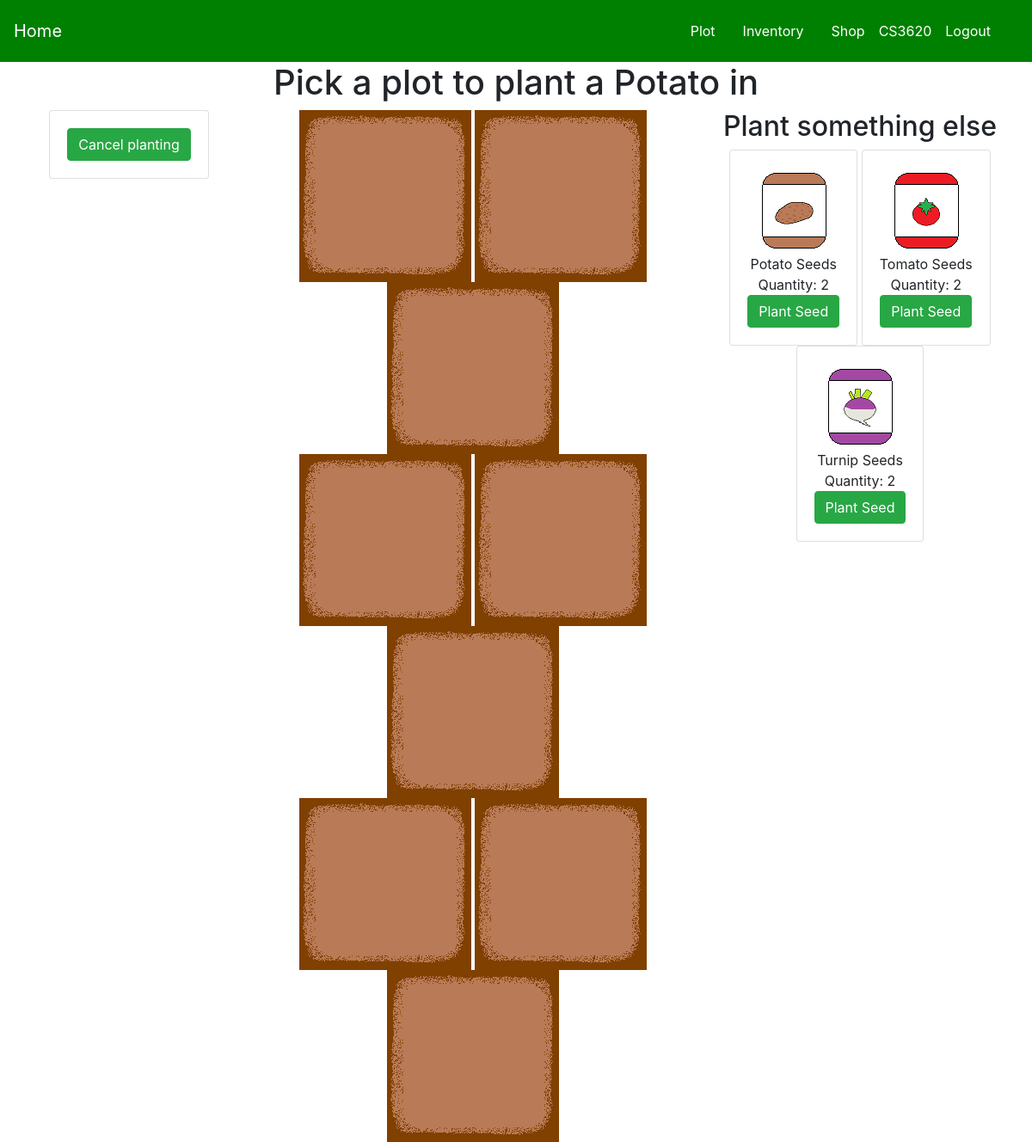
The page /plant/Potato (signed in) on the database its author committed.
### farm/models.py (models this page shows, shortened)
class Item(models.Model):
    item_name = models.CharField(max_length=200)
    item_type = models.CharField(max_length=100, default='Seeds')
    plant_type = models.CharField(max_length=100, default='Turnip')
    item_cost = models.IntegerField()
    item_image = models.ImageField(upload_to='images/items', default='/images/items/none.jpg')

class Plot(models.Model):
    user_name = models.ForeignKey(User, on_delete=models.CASCADE, default=1)
    plot_plant = models.CharField(max_length=200, default="None")
    plot_growth = models.IntegerField(default=0)
    plot_watered = models.BooleanField(default=False)
    plot_image = models.ImageField(upload_to='images/plots', default='/images/plots/dirt.png')
    water_time = models.DateTimeField(default=timezone.now)
    growth_time = models.DateTimeField(default=timezone.now)

class InventoryItem(models.Model):
    user_name = models.ForeignKey(User, on_delete=models.CASCADE, default=1)
    item = models.ForeignKey(Item, on_delete=models.CASCADE, default=1)
    item_quantity = models.IntegerField()

### farm/views.py (the view)
# urls.py: path('plant/<str:plant_type>', farm_views.plant, name='plant'),
@login_required
def plant(request, plant_type):
    plots = Plot.objects.all().order_by('id').filter(user_name=request.user.id)
    items = InventoryItem.objects.all().order_by('item__item_name').filter(user_name=request.user.id,
                                                                           item__item_type='Seeds')
    watered_countdown(request)
    growth_countdown(request)
    return render(request, 'farm/plant.html', {'plots': plots, 'plant_type': plant_type, 'items': items})

### farm/views.py (called while the page is built)
def growth_countdown(request):
    plots = Plot.objects.all().order_by('id').filter(user_name=request.user.id)
    for plot_object in plots:
        if 3 > plot_object.plot_growth > 0 and plot_object.growth_time <= timezone.now():
            plot_object.plot_growth += 1
            if plot_object.plot_growth == 2:
                plot_object.plot_image = f'images/plots/{plot_object.plot_plant}_seedling.png'
                plot_object.growth_time += datetime.timedelta(minutes=2)
            elif plot_object.plot_growth == 3:
                plot_object.plot_image = f'images/plots/{plot_object.plot_plant}_harvest.png'
            plot_object.save()

def watered_countdown(request):
    plots = Plot.objects.all().order_by('id').filter(user_name=request.user.id)
    for plot_object in plots:
        if plot_object.plot_watered and plot_object.water_time <= timezone.now():
            plot_object.plot_watered = False
            plot_object.save()

### farm/templates/farm/plant.html (shortened to what this page needs)
{% extends 'farm/base.html' %}
{% block body %}
    <h1>Pick a plot to plant a {{ plant_type }} in</h1>
    <div class="row">
        <div class="col-md-3">
            <div class="card">
                <div class="card-body">
                    <a href="{% url 'plot' %}" class="btn btn-success">Cancel planting</a>
                </div>
            </div>
        </div>
        <div class="col-md-5">
            {% for plot in plots %}
                {% if plot.plot_growth > 0 %}
                    <img src="{{ plot.plot_image.url }}" class="img-fluid"/>
                {% else %}
                    <a href="{% url 'confirmplant' id=plot.id plant_type=plant_type %}"><img src="{{ plot.plot_image.url }}" class="img-fluid"/></a>
                {% endif %}
                {% if forloop.counter == 3 or forloop.counter == 6 %}
                    <br />
                {% endif %}
            {% endfor %}
        </div>
        <div class="col-md-4">
        <h2>Plant something else</h2>
            {% for item in items %}
                <div class="card">
                    <div class="card-body">
                        <img src="{{ item.item.item_image.url }}" /><br />
                        {{ item.item.item_name }}<br />
                        Quantity: {{ item.item_quantity }}<br />
                        <a href="{% url 'plant' item.item.plant_type %}" class="btn btn-success">Plant Seed</a>
                    </div>
                </div>
            {% endfor %}
        </div>
    </div>
{% endblock %}

### farm/templates/farm/base.html (shortened to what this page needs)
{% load static %}
<!doctype html>
<html lang="en">
<head>
    <link rel="stylesheet" href="https://cdn.jsdelivr.net/npm/bootstrap@4.6.2/dist/css/bootstrap.min.css">
    <link rel="stylesheet" href="https://cdn.jsdelivr.net/npm/bootstrap-icons@1.10.3/font/bootstrap-icons.css">
    <link rel="stylesheet" href="{% static 'farm/style.css' %}">
</head>
<body>
<nav class="navbar" id="navigation">
    <a href="{% url 'home'  %}" class="navbar-brand">Home</a>
    <div class="navbar">
        {% if user.is_authenticated %}
            <a href="{% url 'plot'  %}" class="nav-item nav-link">Plot</a>
            <a href="{% url 'inventory'  %}" class="nav-item nav-link">Inventory</a>
            <a href="{% url 'shop'  %}" class="nav-item nav-link">Shop</a>
            {{ user.username }}
            <a href="{% url 'logout'  %}" class="nav-item nav-link">Logout</a>
        {% else %}
            <a href="{% url 'login'  %}" class="nav-item nav-link">Login</a>
            <a href="{% url 'register'  %}" class="nav-item nav-link">Sign Up</a>
        {% endif %}
    </div>
</nav>
<div class="container-fluid text-center">
    {% block body %}
    {% endblock %}
</div>
</body>
</html>

### farm/static/farm/style.css (style rules this page uses)
.card { display: inline-block; }
#navigation { background-color: green; color: white; }
#navigation a { color: white; text-decoration: none; }

### rows shown on the page
Item: plant_type "Potato"
Plot: plot_image (picture)
Plot: plot_image (picture)
Plot: plot_image (picture)
Plot: plot_image (picture)
Plot: plot_image (picture)
Plot: plot_image (picture)
Plot: plot_image (picture)
Plot: plot_image (picture)
Plot: plot_image (picture)
InventoryItem: item.item_image (picture), item.item_name "Potato Seeds", item_quantity "2"
InventoryItem: item.item_image (picture), item.item_name "Tomato Seeds", item_quantity "2"
InventoryItem: item.item_image (picture), item.item_name "Turnip Seeds", item_quantity "2"

### other values the page prints
{{ user.username }} "CS3620"
